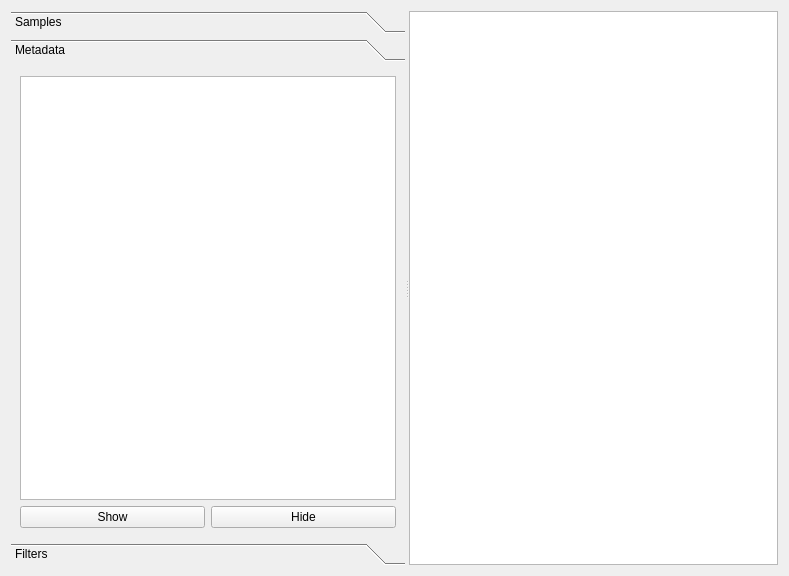
<?xml version="1.0" encoding="UTF-8"?>
<ui version="4.0">
 <class>Form</class>
 <widget class="QWidget" name="Form">
  <property name="geometry">
   <rect>
    <x>0</x>
    <y>0</y>
    <width>789</width>
    <height>576</height>
   </rect>
  </property>
  <property name="windowTitle">
   <string>Form</string>
  </property>
  <layout class="QVBoxLayout" name="verticalLayout_5">
   <item>
    <widget class="QSplitter" name="splitter">
     <property name="orientation">
      <enum>Qt::Horizontal</enum>
     </property>
     <property name="childrenCollapsible">
      <bool>true</bool>
     </property>
     <widget class="QWidget" name="verticalLayoutWidget">
      <layout class="QVBoxLayout" name="verticalLayout">
       <property name="leftMargin">
        <number>0</number>
       </property>
       <item>
        <widget class="QToolBox" name="toolBox">
         <property name="currentIndex">
          <number>1</number>
         </property>
         <widget class="QWidget" name="page_1">
          <property name="geometry">
           <rect>
            <x>0</x>
            <y>0</y>
            <width>190</width>
            <height>466</height>
           </rect>
          </property>
          <attribute name="label">
           <string>Samples</string>
          </attribute>
          <layout class="QVBoxLayout" name="verticalLayout_4">
           <item>
            <widget class="QListView" name="viewListSamples">
             <property name="selectionMode">
              <enum>QAbstractItemView::ExtendedSelection</enum>
             </property>
            </widget>
           </item>
           <item>
            <widget class="QLineEdit" name="lineFilterSamples">
             <property name="placeholderText">
              <string>Filter...</string>
             </property>
            </widget>
           </item>
           <item>
            <layout class="QHBoxLayout" name="horizontalLayout">
             <property name="bottomMargin">
              <number>0</number>
             </property>
             <item>
              <widget class="QPushButton" name="pushShowSamples">
               <property name="text">
                <string>Show</string>
               </property>
              </widget>
             </item>
             <item>
              <widget class="QPushButton" name="pushHideSamples">
               <property name="text">
                <string>Hide</string>
               </property>
              </widget>
             </item>
            </layout>
           </item>
          </layout>
         </widget>
         <widget class="QWidget" name="page_2">
          <property name="geometry">
           <rect>
            <x>0</x>
            <y>0</y>
            <width>190</width>
            <height>466</height>
           </rect>
          </property>
          <attribute name="label">
           <string>Metadata</string>
          </attribute>
          <layout class="QGridLayout" name="gridLayout_2">
           <item row="1" column="0">
            <layout class="QHBoxLayout" name="horizontalLayout_2">
             <property name="bottomMargin">
              <number>0</number>
             </property>
             <item>
              <widget class="QPushButton" name="pushShowMetadata">
               <property name="text">
                <string>Show</string>
               </property>
              </widget>
             </item>
             <item>
              <widget class="QPushButton" name="pushHideMetadata">
               <property name="text">
                <string>Hide</string>
               </property>
              </widget>
             </item>
            </layout>
           </item>
           <item row="0" column="0">
            <widget class="QListView" name="viewListMetadata">
             <property name="selectionMode">
              <enum>QAbstractItemView::ExtendedSelection</enum>
             </property>
            </widget>
           </item>
          </layout>
         </widget>
         <widget class="QWidget" name="page_3">
          <property name="geometry">
           <rect>
            <x>0</x>
            <y>0</y>
            <width>190</width>
            <height>466</height>
           </rect>
          </property>
          <attribute name="label">
           <string>Filters</string>
          </attribute>
         </widget>
        </widget>
       </item>
      </layout>
     </widget>
     <widget class="QWidget" name="verticalLayoutWidget_2">
      <layout class="QVBoxLayout" name="verticalLayout_2">
       <item>
        <widget class="QTableView" name="viewTableFingerprints">
         <property name="selectionBehavior">
          <enum>QAbstractItemView::SelectRows</enum>
         </property>
         <property name="sortingEnabled">
          <bool>true</bool>
         </property>
         <attribute name="horizontalHeaderMinimumSectionSize">
          <number>20</number>
         </attribute>
         <attribute name="horizontalHeaderDefaultSectionSize">
          <number>100</number>
         </attribute>
         <attribute name="horizontalHeaderShowSortIndicator" stdset="0">
          <bool>true</bool>
         </attribute>
         <attribute name="horizontalHeaderStretchLastSection">
          <bool>true</bool>
         </attribute>
        </widget>
       </item>
      </layout>
     </widget>
    </widget>
   </item>
  </layout>
 </widget>
 <resources/>
 <connections>
  <connection>
   <sender>lineFilterSamples</sender>
   <signal>editingFinished()</signal>
   <receiver>Form</receiver>
   <slot>onFinishedInputSampleFilter()</slot>
   <hints>
    <hint type="sourcelabel">
     <x>101</x>
     <y>482</y>
    </hint>
    <hint type="destinationlabel">
     <x>394</x>
     <y>287</y>
    </hint>
   </hints>
  </connection>
  <connection>
   <sender>pushShowSamples</sender>
   <signal>clicked()</signal>
   <receiver>Form</receiver>
   <slot>onSelectionButtonPush()</slot>
   <hints>
    <hint type="sourcelabel">
     <x>56</x>
     <y>480</y>
    </hint>
    <hint type="destinationlabel">
     <x>394</x>
     <y>287</y>
    </hint>
   </hints>
  </connection>
  <connection>
   <sender>pushHideSamples</sender>
   <signal>clicked()</signal>
   <receiver>Form</receiver>
   <slot>onSelectionButtonPush()</slot>
   <hints>
    <hint type="sourcelabel">
     <x>147</x>
     <y>480</y>
    </hint>
    <hint type="destinationlabel">
     <x>394</x>
     <y>287</y>
    </hint>
   </hints>
  </connection>
  <connection>
   <sender>pushShowMetadata</sender>
   <signal>clicked()</signal>
   <receiver>Form</receiver>
   <slot>onSelectionButtonPush()</slot>
   <hints>
    <hint type="sourcelabel">
     <x>56</x>
     <y>512</y>
    </hint>
    <hint type="destinationlabel">
     <x>394</x>
     <y>287</y>
    </hint>
   </hints>
  </connection>
  <connection>
   <sender>pushHideMetadata</sender>
   <signal>clicked()</signal>
   <receiver>Form</receiver>
   <slot>onSelectionButtonPush()</slot>
   <hints>
    <hint type="sourcelabel">
     <x>147</x>
     <y>512</y>
    </hint>
    <hint type="destinationlabel">
     <x>394</x>
     <y>287</y>
    </hint>
   </hints>
  </connection>
 </connections>
 <slots>
  <slot>onFinishedInputSampleFilter()</slot>
  <slot>onSelectionButtonPush()</slot>
 </slots>
</ui>
